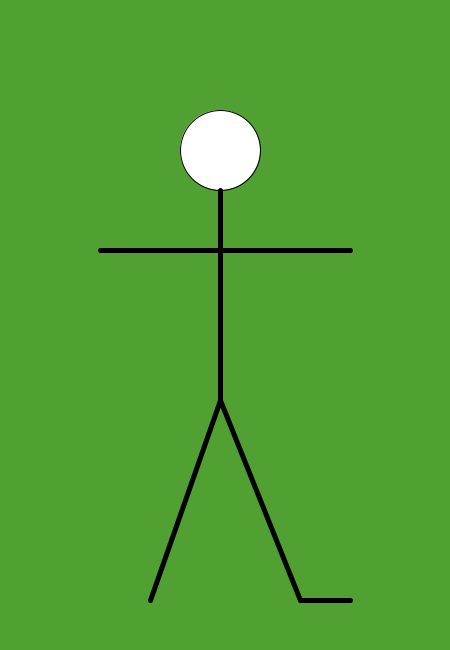
Frame 1 (no input)
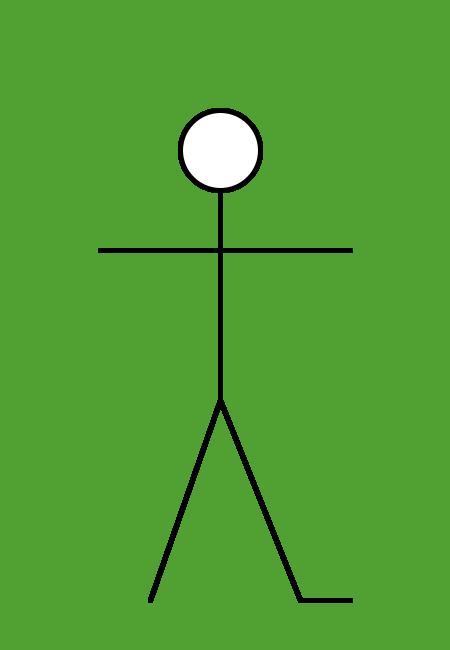
Frame 60 (the mouse pressed at the canvas centre just before this capture)
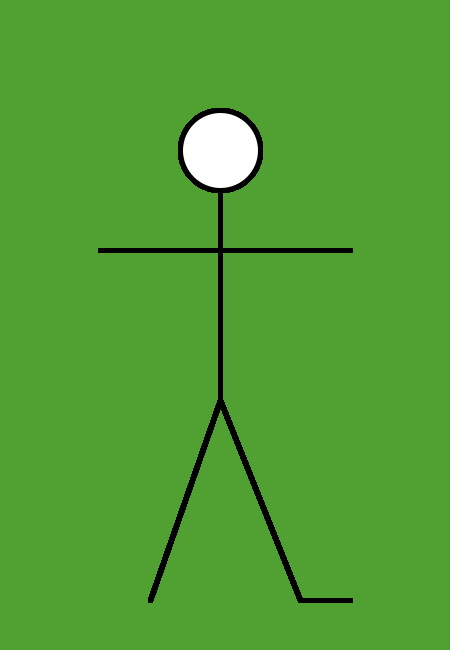
Frame 120 (the mouse held since frame 60 and released just before this capture)

The Processing sketch that drew these frames (run headless with seeded random() and noise(); from frame 60 on, the mouse is pressed at the canvas centre):

// Processing sketch: processing_88023
// ── processing_88023.pde

int RED = 80; //value for red
int GREEN = 160; //value for green
int BLUE = 50; //value for blue
int ellipseSize = 80; //value for ellipse

void setup(){
  size (450, 650); //size of applet
  background (RED, GREEN, BLUE); //background colour
} 
void draw(){
  ellipse (220, 150, ellipseSize, ellipseSize); //circle for head
  strokeWeight(5); //value for stroke - 5 pixels
  stroke(0); //colour value - black
  line(220, 190, 220, 400); //line for body
  line(350, 250, 100, 250); //line for arms
  line(220, 400, 300, 600); //line for right leg
  line(220, 400, 150, 600); //line for left leg
  line(350, 600, 300, 600); //line for right foot
}
